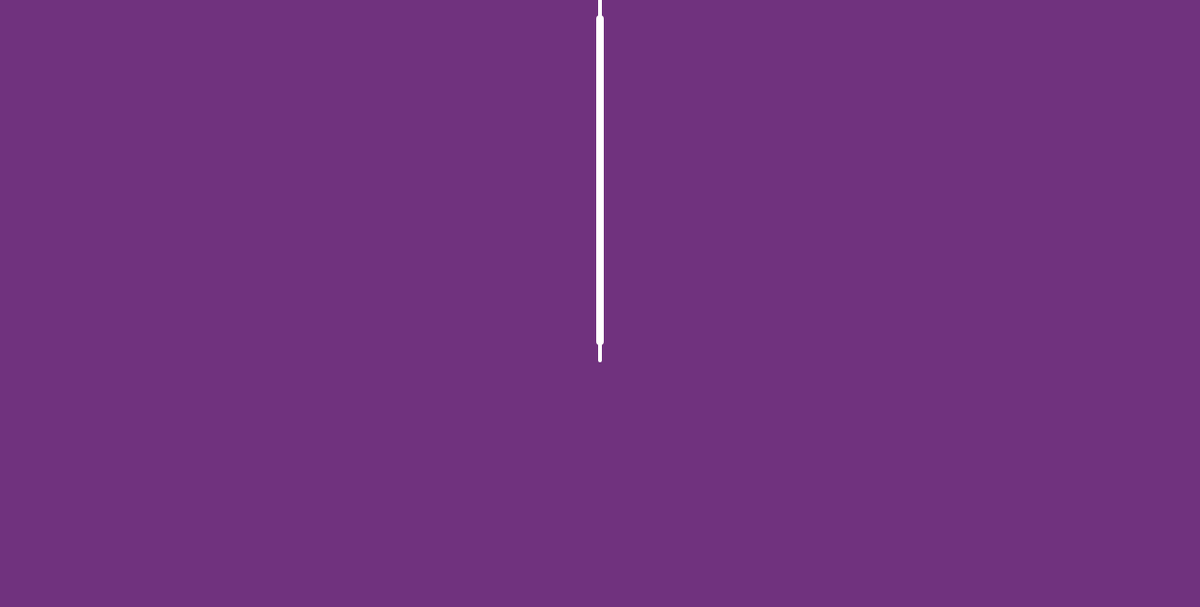
Frame 1 (no input)
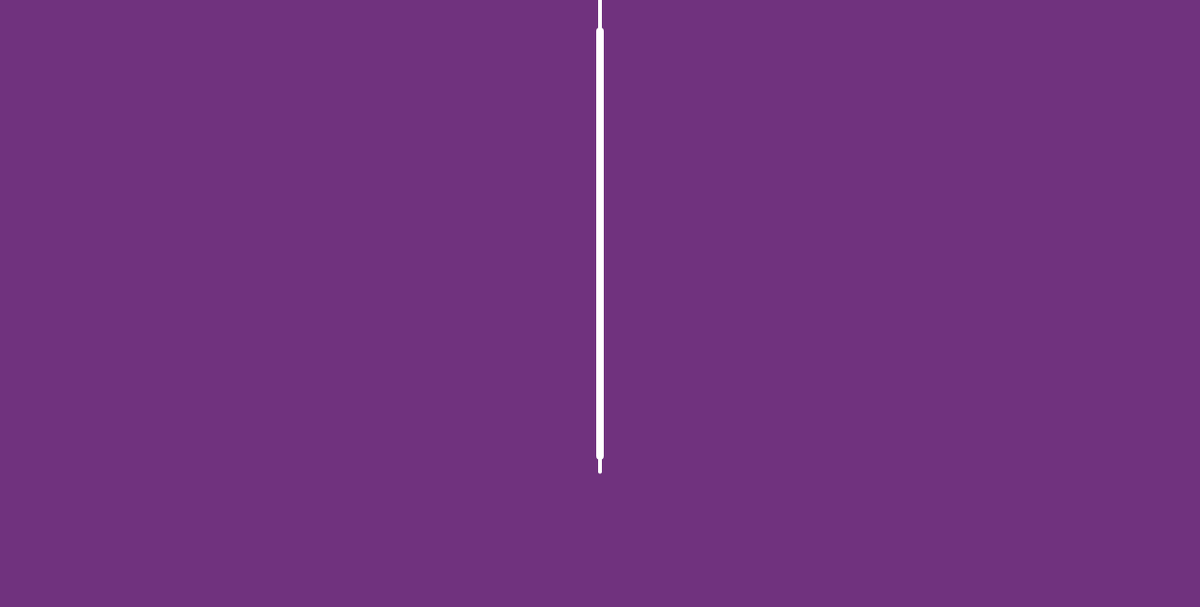
Frame 60 (no input)
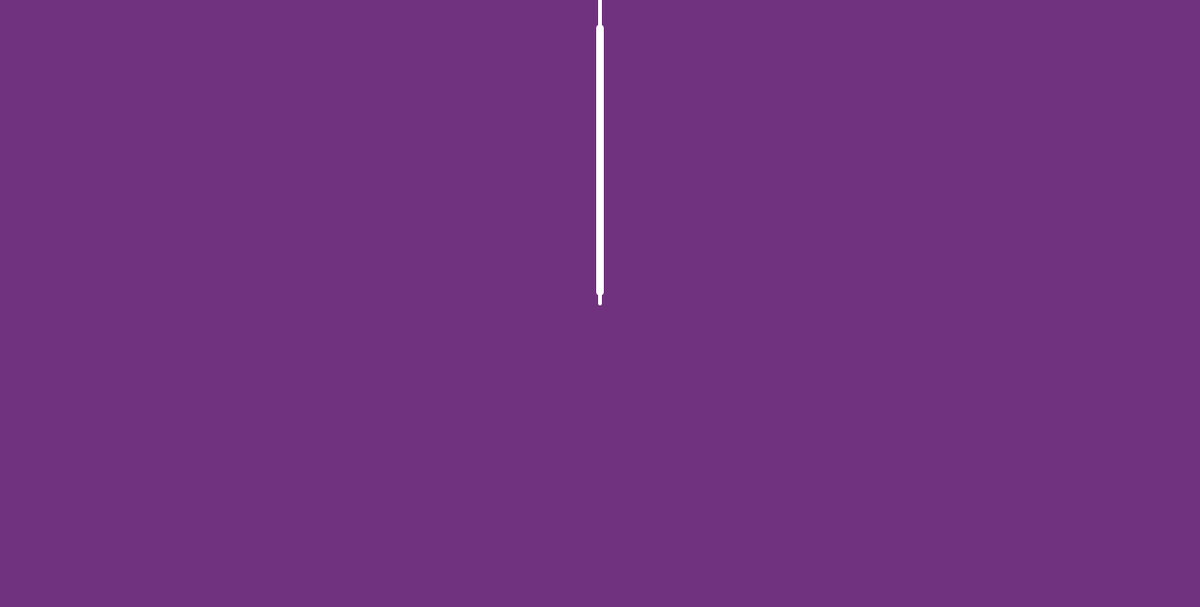
Frame 120 (the mouse pressed at the canvas centre since frame 60)

The p5.js sketch that drew these frames (run headless with seeded random() and noise() and a simulated clock; from frame 60 on, the mouse is pressed at the canvas centre):

// p5.js sketch
// ── sketch.js
let particles = [];
let springs = [];
let spacing = 20;

let k = 0.1;

function setup() {
    createCanvas(1264, 640);

    for(let i = 0; i < 20; i++) {
        particles[i] = new Particle(width / 2, i * spacing);
        if(i !== 0) {
            let a = particles[i];
            let b = particles[i - 1];
            let spring = new Spring(k, spacing, a, b);
            springs.push(spring);
        }
    }

    particles[0].locked = true;

    gravity = createVector(0, 0.08);
}

function draw() {
    background(112, 50, 126);

    for(let s of springs) {
        s.update();
        s.show();
    }

    noFill();
    stroke(255);
    strokeWeight(8);
    let head = particles[0];
    curveVertex(head.position.x, head.position.y);
    beginShape();
    for(let p of particles) {
        p.applyForce(gravity);
        p.update();
        vertex(p.position.x, p.position.y);
        // p.show();
    }
    endShape();
    let tail = particles[particles.length - 1];
    curveVertex(tail.position.x, tail.position.y);

    if(mouseIsPressed) {
        tail.position.set(mouseX, mouseY);
        tail.velocity.set(0, 0);
    }
}

// ── particle.js
class Particle {
    constructor(x, y) {
        this.locked = false;
        this.acceleration = createVector(0, 0);
        this.velocity = createVector(0, 0);
        this.position = createVector(x, y);
        this.mass = 1;
    }

    applyForce(force) {
        let f = force.copy();
        f.div(this.mass);
        this.acceleration.add(f);
    }

    update() {
        if(!this.locked) {
            this.velocity.mult(0.99);
            this.velocity.add(this.acceleration);
            this.position.add(this.velocity);
            this.acceleration.mult(0);
        }
    }

    show() {
        stroke(255);
        strokeWeight(2);
        fill(45, 197, 244);
        ellipse(this.position.x, this.position.y, 16);
    }
}

// ── spring.js
class Spring {
    constructor(k, restLength, a, b) {
        this.k = k;
        this.restLength = restLength;
        this.a = a;
        this.b = b;
    }

    update() {
        let force = p5.Vector.sub(this.b.position, this.a.position);
        let x = force.mag() - this.restLength;

        force.normalize();
        force.mult(this.k * x);

        this.a.applyForce(force);
        force.mult(-1);
        this.b.applyForce(force);
    }

    show() {
        strokeWeight(4);
        stroke(255);
        line(this.a.position.x,
             this.a.position.y,
             this.b.position.x,
             this.b.position.y);
    }
}
